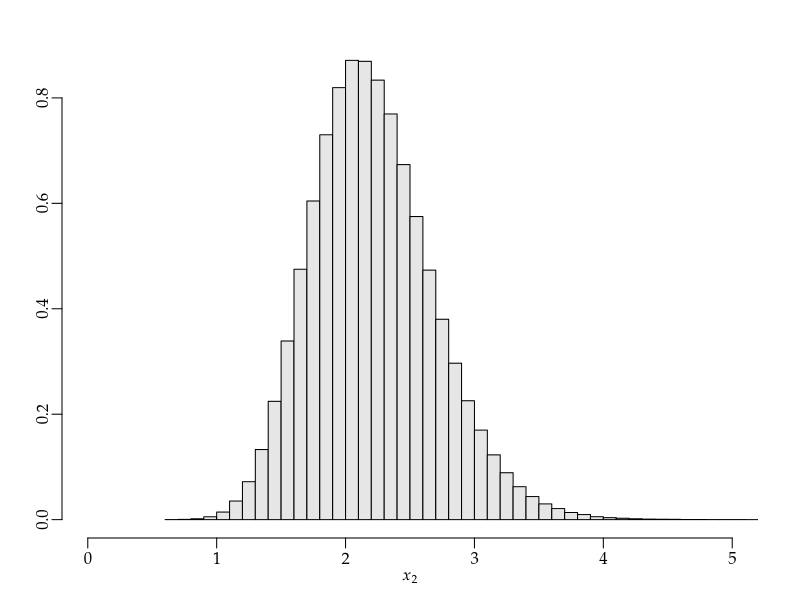

This chart was generated by the following R code: (Note: this script raises an error after producing the figure.)
args = commandArgs()
basename = sub(".R$", "", sub("^--file=(.*/)?", "", args[grep("^--file=", args)]))
if (length(basename) != 0)
    pdf(file=paste0(basename, "_tmp.pdf"), colormodel="gray", width=7, height=4)
par(family="Palatino")
par(mgp=c(1.5,0.5,0)) # title and axis margins. default: c(3,1,0)
par(mar=c(3,3,2,2)+0.1) # bottom, left, top, right margins. default: c(5,4,4,2)+0.1

set.seed(12345678)
y = 1:10
n = length(y)
ybar = mean(y)
s2 = var(y)
x1 = 5.5
x2 = log(((n-1)*s2+n*(ybar-x1)^2) / rchisq(1000000,n))
hist(x2, freq=FALSE, breaks=50,
     xlim=c(0,5), col=gray(0.9), main="", xlab=expression(italic(x)[2]), ylab="")

dev.off()
embedFonts(paste0(basename, "_tmp.pdf"), outfile=paste0(basename, ".pdf"),
           options="-c \"<</NeverEmbed []>> setdistillerparams\" -f ")
